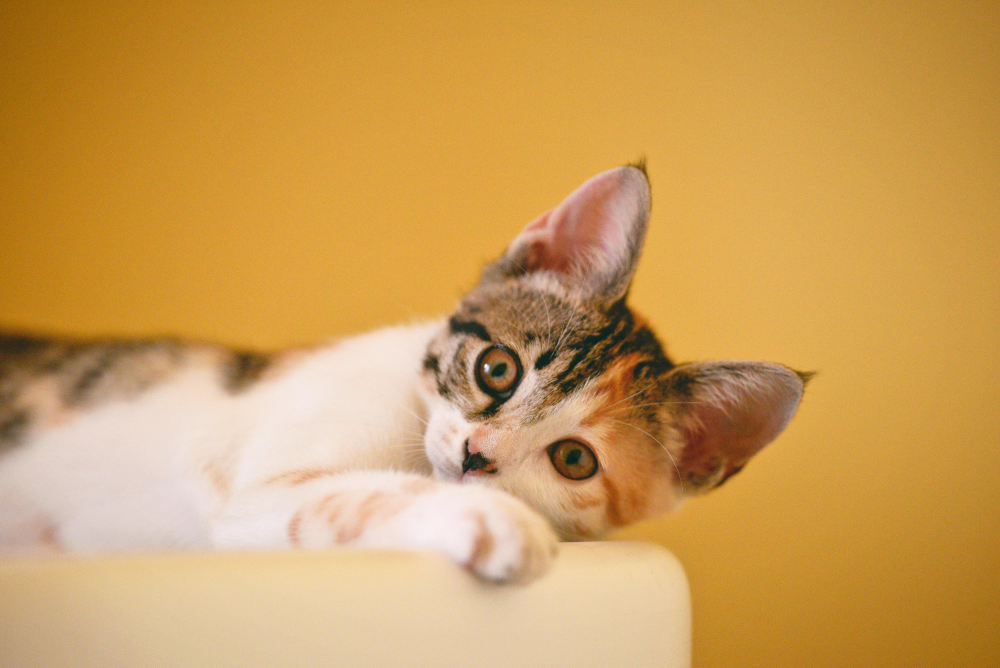
#> input picture Image-Processing/cat.jpg, 5000 x 3337 px, found by its file name (shown at 1/5 size)
$ python HSV_colors.py
#> lines starting #> are read from the running program, lines starting #| are printed output that depends on the picture; after the words box and inside, x2 and y2 are one past the last pixel; in counts of white or black regions, pixels touching at a corner belong together
import cv2 as cv
import numpy as np
import os

def hsvColorSegmentation():
    # Get current directory and image path
    root = os.getcwd()
    imgPath = os.path.join(root, 'Image-Processing', "cat.jpg")

    # Read and convert image
    img = cv.imread(imgPath)
#> img is the input picture: shape (3337, 5000, 3); mean B, G, R 89.7, 158.8, 205.2
    imgHSV = cv.cvtColor(img, cv.COLOR_BGR2HSV)
#> imgHSV: shape (3337, 5000, 3); mean H, S, V 17.5, 147, 205.3

    # Define HSV color range
    lowerbound = np.array([0, 0, 50])
    upperbound = np.array([10, 120, 100])

    # Create mask based on HSV range
    mask = cv.inRange(imgHSV, lowerbound, upperbound)
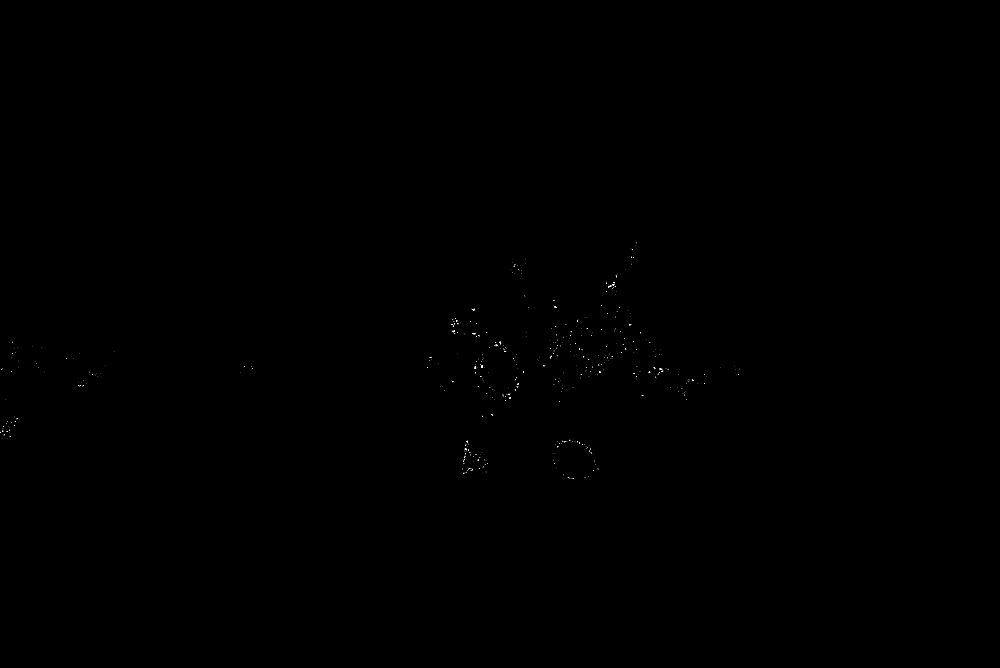
#> mask: shape (3337, 5000) (shown at 1/5 size); 0.01% white in thin lines or dots, all inside (x1, y1, x2, y2) = (0, 1214, 3699, 2394)

    # Resize the mask image for smaller display
    small_mask = cv.resize(mask, (1000, 1000))  # (width, height)
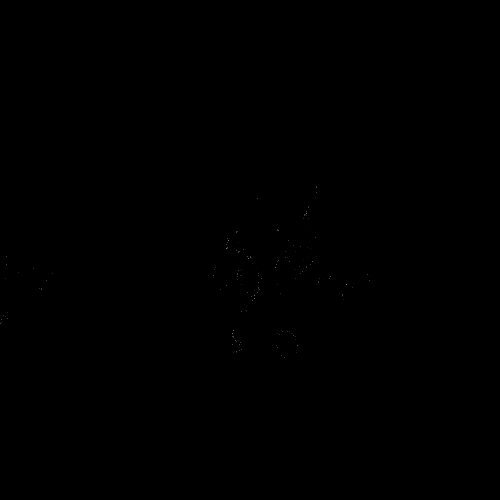
#> small_mask: shape (1000, 1000) (shown at 1/2 size); min 0, max 255, mean 0

    # Display the resized mask
    cv.imshow('Resized Mask', small_mask)
    cv.waitKey(0)
    cv.destroyAllWindows()

# Run the function
hsvColorSegmentation()
